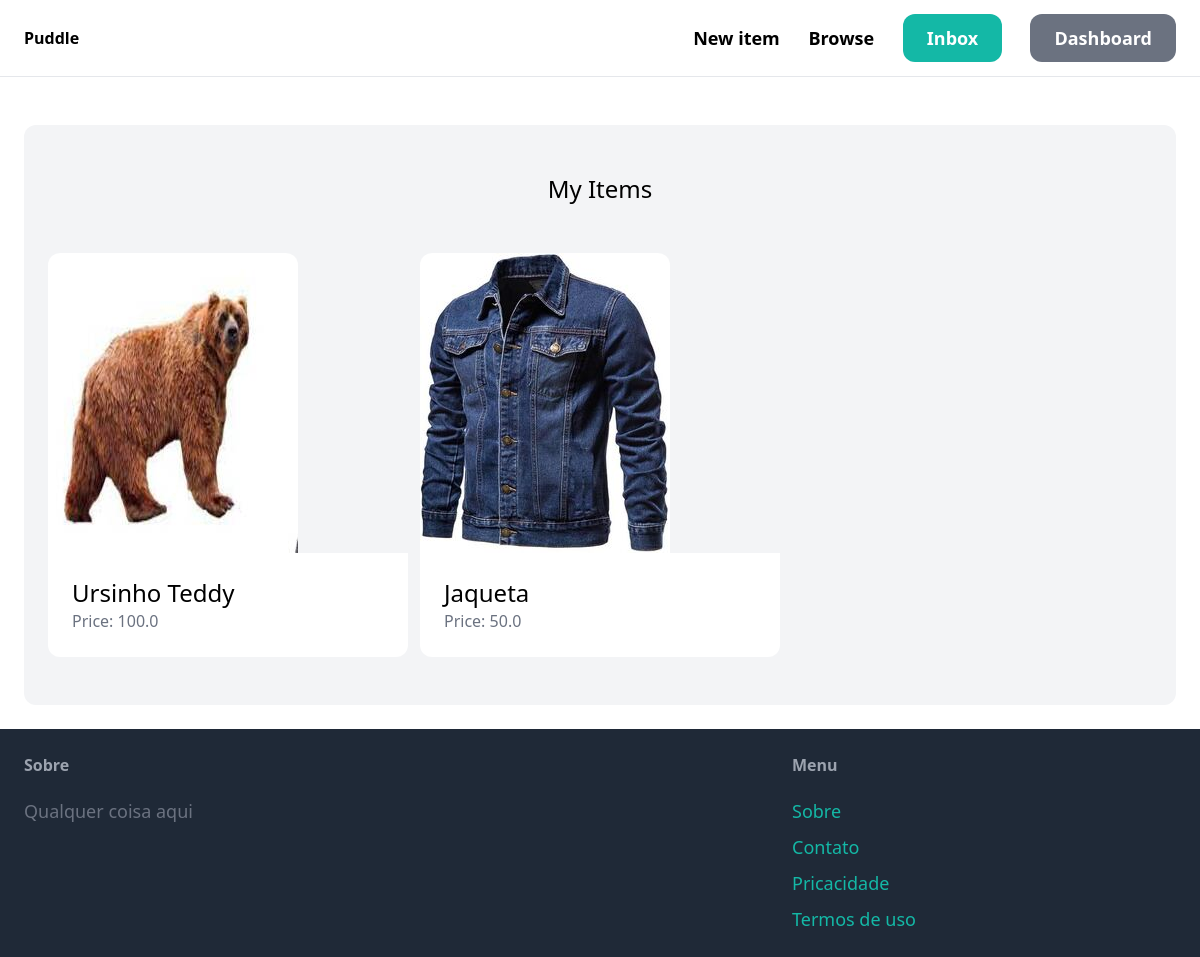
/dashboard (signed in), run on an earlier commit of the app's database.
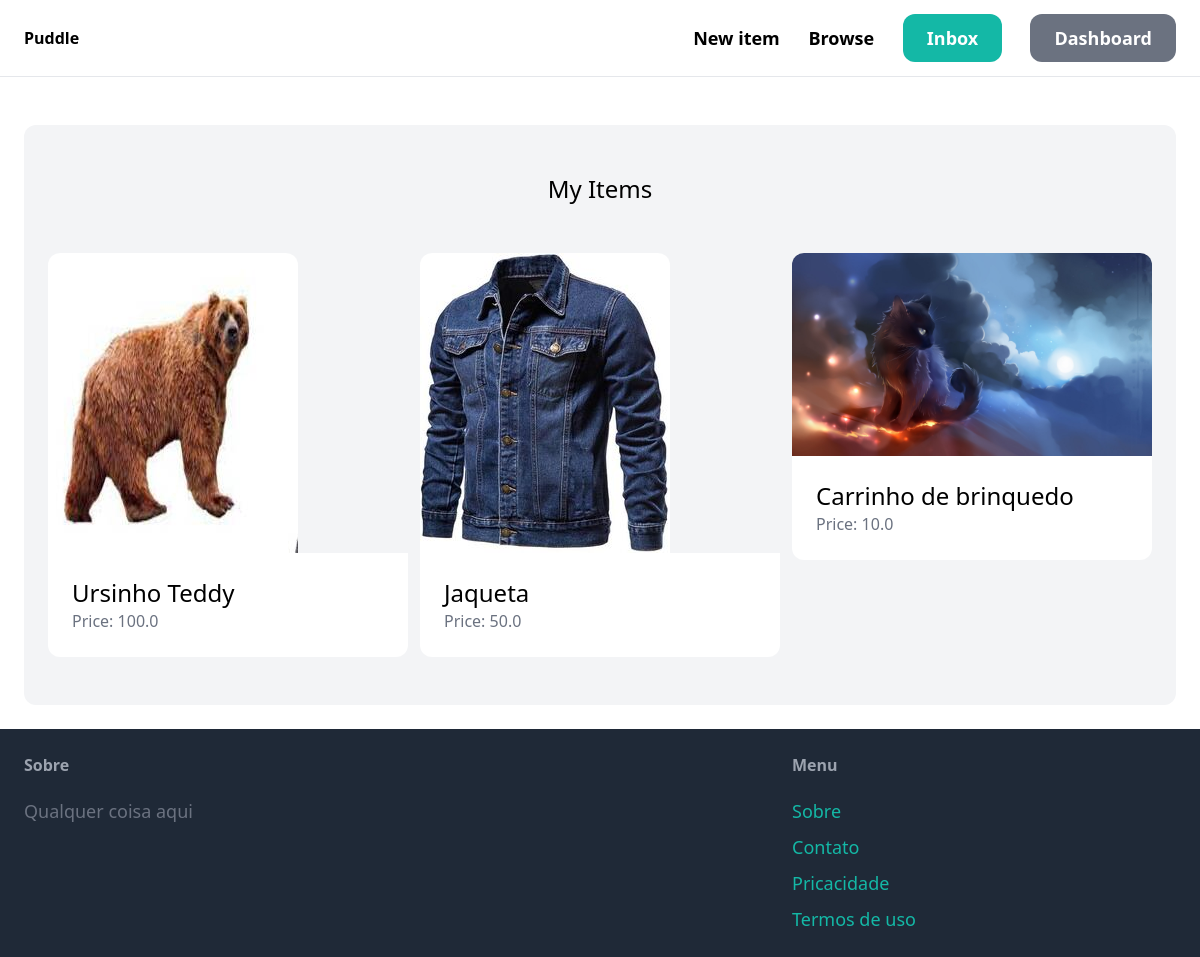
And on a later commit of the database.
### item/models.py (models this page shows, shortened)
class Item(models.Model):
    category = models.ForeignKey(Category,related_name='items', on_delete=models.CASCADE)
    name = models.CharField(max_length=255)
    description = models.TextField(blank=True, null=True)
    price = models.FloatField()
    image = models.ImageField(upload_to='item_images',blank=True,null=True)
    is_sold = models.BooleanField(default=False)
    created_at = models.DateTimeField(auto_now_add=True)
    created_by = models.ForeignKey(User,related_name ='items', on_delete = models.CASCADE)

### dashboard/views.py (the view)
# urls.py: path("",views.index,name="index"),
@login_required
def index(request):
    items = Item.objects.filter(created_by=request.user)
    return render(request,'dashboard/index.html',{
        'items':items,
    })

### dashboard/templates/dashboard/index.html (shortened to what this page needs)
{% extends 'core/base.html'%}
{% block content %}
    <div class="mt-6 px-6 py-12 bg-gray-100 rounded-xl">
        <h2 class="mb-12 text-2xl text-center"> My Items</h2>
        <div class="grid grid-cols-3 gap-3">
            {% for item in items %}
                <div>
                    <a href="{% url "item:detail" item.id %}">
                        <div>
                            <img src="{{item.image.url}}" class="rounded-t-xl">
                        </div>
                        <div class="p-6 bg-white rounded-b-xl">
                            <h2 class="text-2xl">{{item.name}}</h2>
                            <p class="text-gray-500">Price: {{item.price}}</p>
                        </div>
                    </a>
                </div>
            {% endfor %}
        </div>
    </div>
{% endblock %}

What changed in the data, as far as the page shows it:
added Item: image (picture), name "Carrinho de brinquedo", price "10.0"
